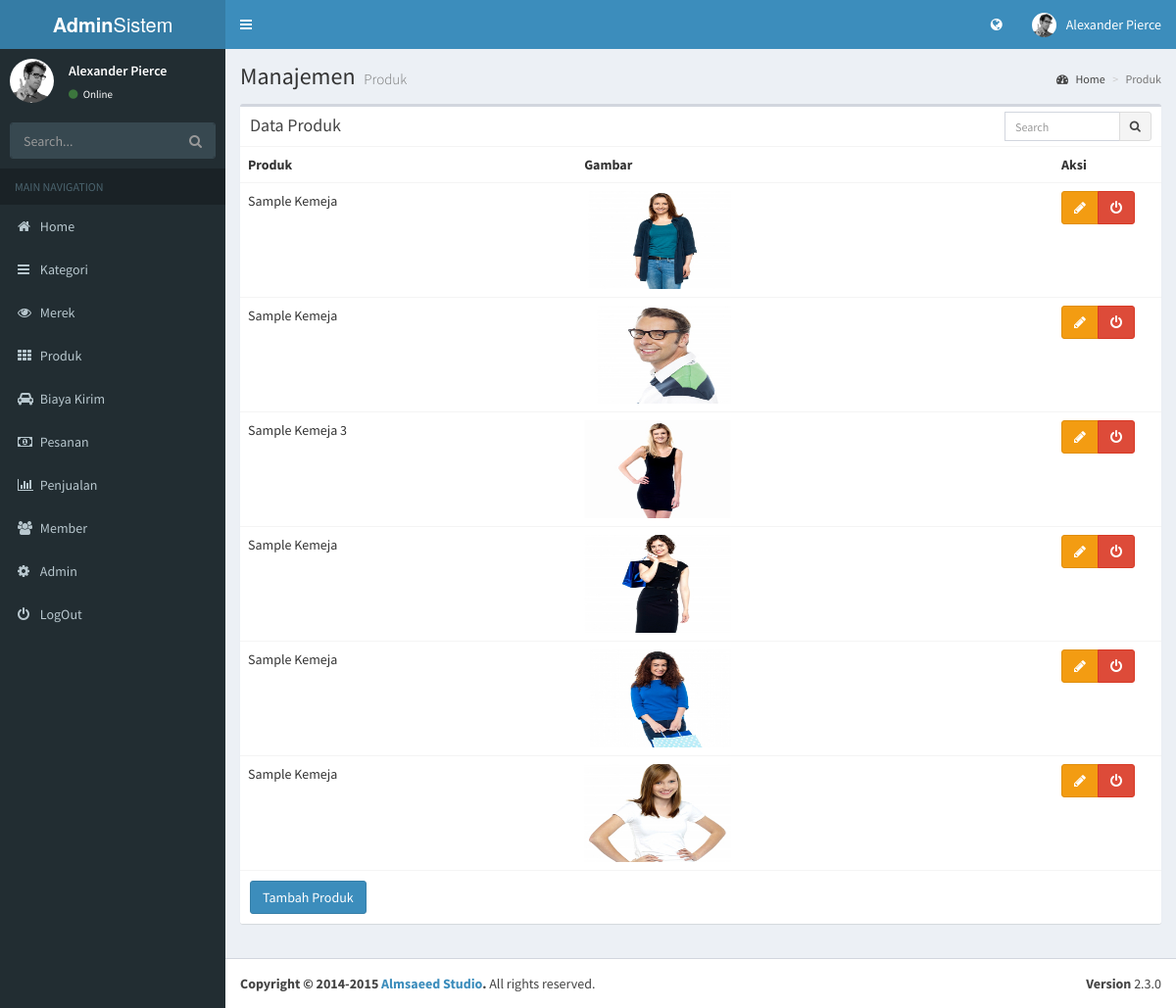
The app's page /admin/adminweb.php?module=produk (signed in) with its own data.
### tables this page shows
CREATE TABLE IF NOT EXISTS `tbl_produk` (
`id_produk` int(10) NOT NULL,
  `id_kategori_produk` int(3) NOT NULL,
  `id_merek` int(3) NOT NULL,
  `nama_produk` varchar(100) NOT NULL,
  `deskripsi` text,
  `harga` int(20) NOT NULL,
  `gambar` varchar(100) DEFAULT NULL,
  `slide` char(1) DEFAULT NULL,
  `rekomendasi` char(1) DEFAULT NULL
);

### lib/config.php (called while the page is built)
<?php
$base_url ="http://localhost/mylapak/";
$admin_url ="http://localhost/mylapak/admin/";
?>

### admin/module/produk/list_produk.php (the view)
 <?php
if (empty($_SESSION['username']) AND empty($_SESSION['passuser'])) {
    echo "<center>Untuk mengakses modul, Anda harus login <br>";
    echo "<a href=../../index.php><b>LOGIN</b></a></center>";
} else { ?>
      <div class="content-wrapper">
        <section class="content-header">
          <h1>
            Manajemen
            <small>Produk</small>
          </h1>
          <ol class="breadcrumb">
            <li><a href="#"><i class="fa fa-dashboard"></i> Home</a></li>
            <li class="active">Produk</li>
          </ol>
        </section>
        <section class="content">
            <div class="row">
            <div class="col-xs-12">
              <div class="box">
                <div class="box-header">
                  <h3 class="box-title">Data Produk</h3>
				  <div class="box-tools">
                    <div class="input-group" style="width: 150px;">
                      <input type="text" name="table_search" class="form-control input-sm pull-right" placeholder="Search">
                      <div class="input-group-btn">
                        <button class="btn btn-sm btn-default"><i class="fa fa-search"></i></button>
                      </div>
                    </div>
                  </div>
                </div>
                <div class="box-body table-responsive no-padding">
                  <table class="table table-hover">
                    <tr>
                      <th>Produk</th>
					  <th>Gambar</th>
					   <th style="width: 110px">Aksi</th>
                    </tr>
      					<?php
      					include "../lib/config.php";
      					include "../lib/koneksi.php";
      					$kueriProduk= mysqli_query($koneksi, "select * from tbl_produk");
      					while($pro=mysqli_fetch_array($kueriProduk)){
      					?>
                    <tr>
                      <td><?php echo $pro['nama_produk']; ?></td>
					  <td>
                        <img src="upload/<?php echo $pro['gambar'];?>" height="100" width="150">
					  </td>
					  <td>
					   <div class="btn-group">
                          <a href="<?php echo $admin_url; ?>adminweb.php?module=edit_produk&id_produk=<?php echo $pro['id_produk']; ?>" class="btn btn-warning"><i class='fa fa-pencil'></i></button></a>
                          <a href="<?php echo $admin_url; ?>module/produk/aksi_hapus.php?id_produk=<?php echo $pro['id_produk'];?>" onClick="return confirm('Anda yakin ingin menghapus data ini?')" class="btn btn-danger"><i class='fa fa-power-off'></i></button></a>
                        </div>
					  </td>
                    </tr>
              <?php } ?>
                  </table>
                </div>
				     <div class="box-footer">
				<a href="<?php echo $base_url; ?>admin/adminweb.php?module=tambah_produk"><button class="btn btn-primary">Tambah Produk</button></a>
                  </div>
              </div>
            </div>
          </div>
        </section>
      </div>
      <?php } ?>

### records on screen
tbl_produk: nama_produk "Sample Kemeja", gambar (picture)
tbl_produk: nama_produk "Sample Kemeja", gambar (picture)
tbl_produk: nama_produk "Sample Kemeja 3", gambar (picture)
tbl_produk: nama_produk "Sample Kemeja", gambar (picture)
tbl_produk: nama_produk "Sample Kemeja", gambar (picture)
tbl_produk: nama_produk "Sample Kemeja", gambar (picture)
